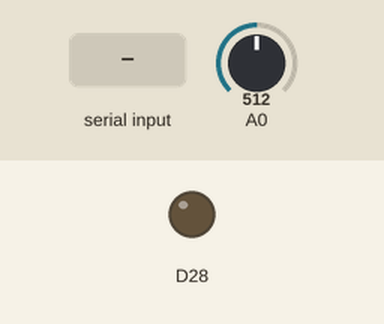
Recording of a sketch running on a simulated Arduino Zero (SAMD21). On the bench: output pins drawn as LEDs (lit = HIGH). Inputs (shaded band) come from the test bench; at power-on: A0 = 512. What the sketch prints to the serial monitor is not drawn.

Above: at 1.2 s.
1.3 s: "1" received over Serial
Timing chart, 0 to 4.3 s (numbered marks = the images above; inputs shaded):
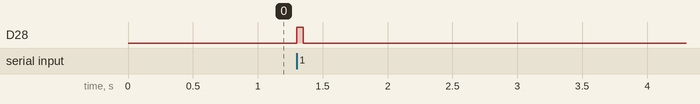

Measured:
- after the input at 1.3 s, D28: LOW → HIGH at once, → LOW 0.05 s later

The sketch:

Zephyrus.ino
```cpp
#include <math.h>
#define PI 3.141592653589793

const int num_samples = 512; // can't be changed. What does this do?

int sine_samples[num_samples]; // initialize int space
int ramp_samples[num_samples];
int count = 1;

int inByte = '0';

void setup()
{
  Serial.begin(9600); // opens serial port, sets data rate to 9600 bps
  while(Serial == 0);
  for (int i = 0; i < num_samples; i++)
  {
    ramp_samples[i] = 0;
    sine_samples[i] = 2048 + 2048*(sin(2.0*PI*i/(1.0*num_samples))); // what does this do?
    //Serial.println(sine_samples[i]);
  }
  int j;
  for (j = 0; j < num_samples/2; j++)
  {
    ramp_samples[j] = j*8 + 2048;
  }
  for (; j < num_samples; j++)
  {
    ramp_samples[j] = j*8 - 2048;
  }

  pinMode(A14, OUTPUT);
  analogWriteResolution(12);
}

void play_data(int value)
{
  analogWrite(A14, value);
  //Serial.println(value);
}

void loop()
{
  int i = 0;
  int sample_rate = analogRead(A0)/4;

  if (Serial.available()) {
    inByte = Serial.read();  // will not be -1
    // actually do something with incomingByte
  }

  if (inByte == '1')
  {
    for (i = 0; i < num_samples; i++)
  {
    play_data(sine_samples[i]);
    //play_data(ramp_samples[i]);
    //i = (i + 1)%num_samples;
    if (i < 1*num_samples/4)
    {
      delayMicroseconds(100); //20*sample_rate originally
    }
    else
    {
      if (i == 1*num_samples/4)
      {
        delay(35); //15 originally
      }
      else
      {
        if (i < 3*num_samples/4)
        {
          delayMicroseconds(4); //sample_rate originally. Now 1 or 4 or 7
        }
        else
        {
          if (i == 3*num_samples/4)
          {
            delay(75); //50 originally
            Serial.print('*');
          }
          else
          {
            delayMicroseconds(50); //10*sample_rate originally
          }
        }
      }
    }
  }
    Serial.println("Success");
    Serial.println(sample_rate);
    Serial.println(count);
    count++;
    Serial.flush();
    inByte = '0';
    }
  }
  //while(Serial.available() == 0);
  //Serial.read();}
```
